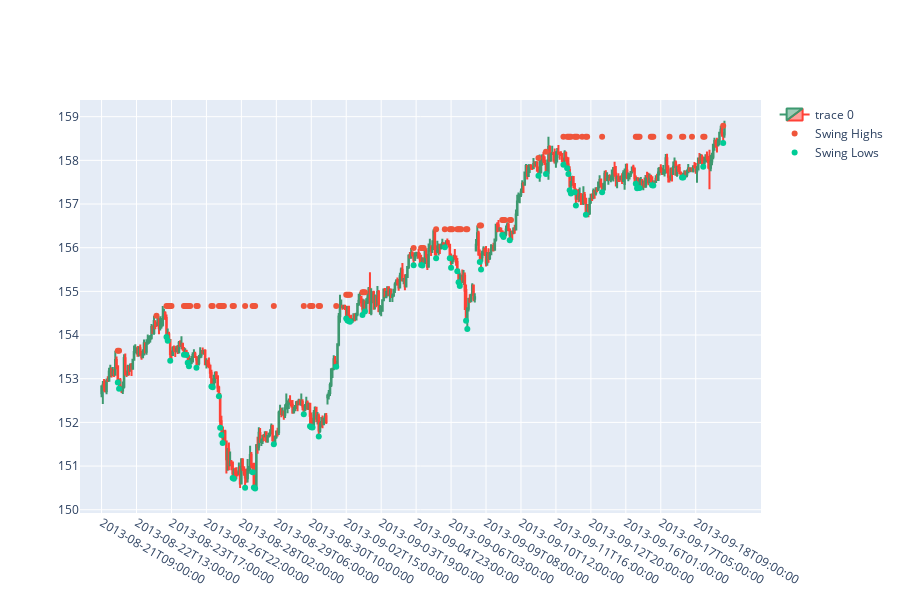

This figure's notebook cell:
### Code cell
fig = go.Figure(data=[go.Candlestick(x=df.index,
                open=df.Open,
                high=df.High,
                low=df.Low,
                close=df.Close)])



swing_highs = df[df['Swing_High'].notnull()]
fig.add_trace(go.Scatter(x=swing_highs.index, y=swing_highs['Swing_High'], mode='markers', name='Swing Highs'))
swing_lows = df[df['Swing_Low'].notnull()]
fig.add_trace(go.Scatter(x=swing_lows.index, y=swing_lows['Swing_Low'], mode='markers', name='Swing Lows'))


fig.update_layout(
    height=600,
    xaxis=dict(type='category', nticks=20),
    xaxis_rangeslider_visible = False
)


fig.show()
